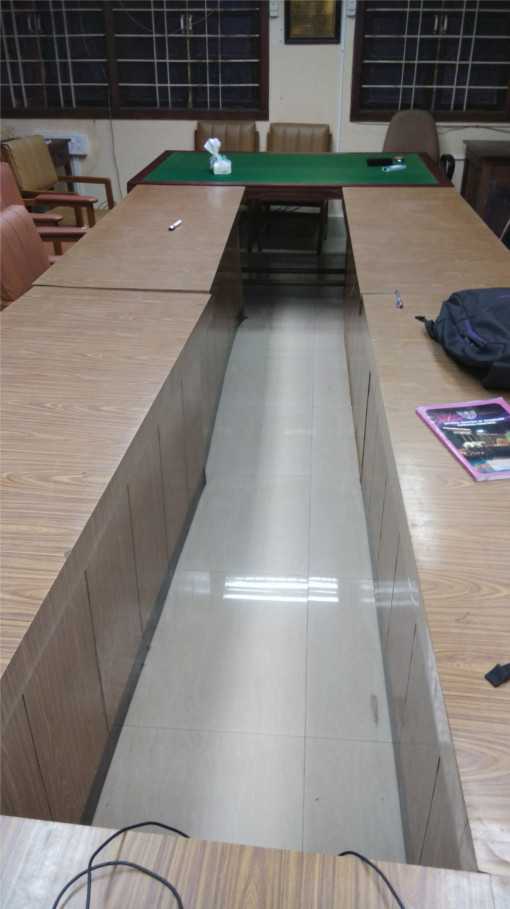
#> input picture Assignment1/HarrisCornerDetector/Inputs/1.jpg, 510 x 909 px
$ python HarrisCornerDetector.py Inputs/1.jpg   (older library calls are emulated)
#> lines starting #> are read from the running program, lines starting #| are printed output that depends on the picture
import cv2
import matplotlib.pyplot as plt
import matplotlib.image as mpimg
import numpy as np
from scipy import ndimage
import math
from scipy.misc import imsave
import sys

# Input : python HarrisCornerDetector.py img window_size std ksize_x ksize_y k tf

# img : Input image path
# window_size : dimension of gaussian kernel
# std : standard deviation of gaussian kernel
# ksize_x, ksize_y : dimensions of sobel operator
# k : Harris Detector free parameter
# tf : Thresholding factor

# Output : Image with corners detected using Harris Corner Detector


# Read the image
def readImage(img):
#> called with img = 'Inputs/1.jpg'
    img = cv2.imread(img, 0)
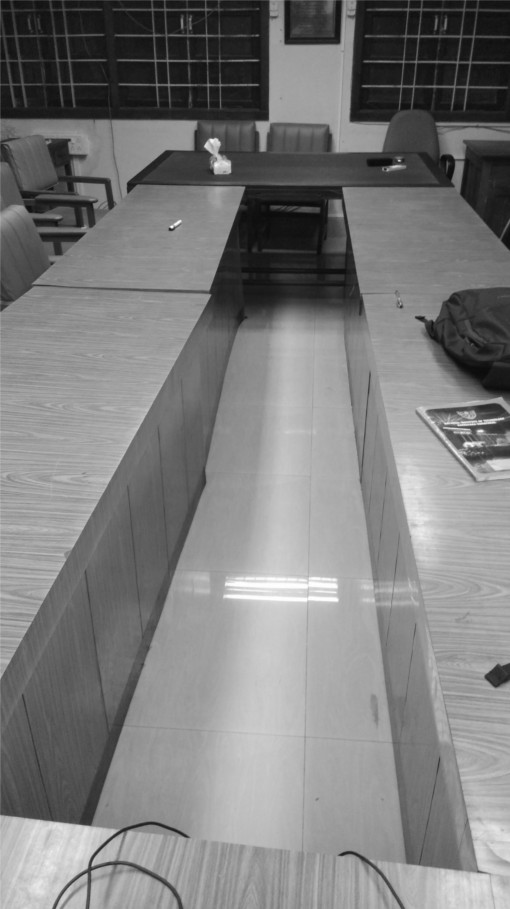
#> img: shape (909, 510); min 8, max 255, mean 124
    return img

# Apply gaussian filter
def gaussianBlur(img, window_size, std):
    img = cv2.GaussianBlur(img,(window_size, window_size), std)
    return img

# Generate gaussian kernel
# [63 lines left out: functions getGaussianKernel, getCornerList, markCorners, not called in this run]

if __name__ == '__main__' :
    args = list(sys.argv)
    img = readImage(args[1])
#> (the run stopped early here; a loop or call above may not have finished)

$ run again, on Assignment1/HarrisCornerDetector/Inputs/2.jpg
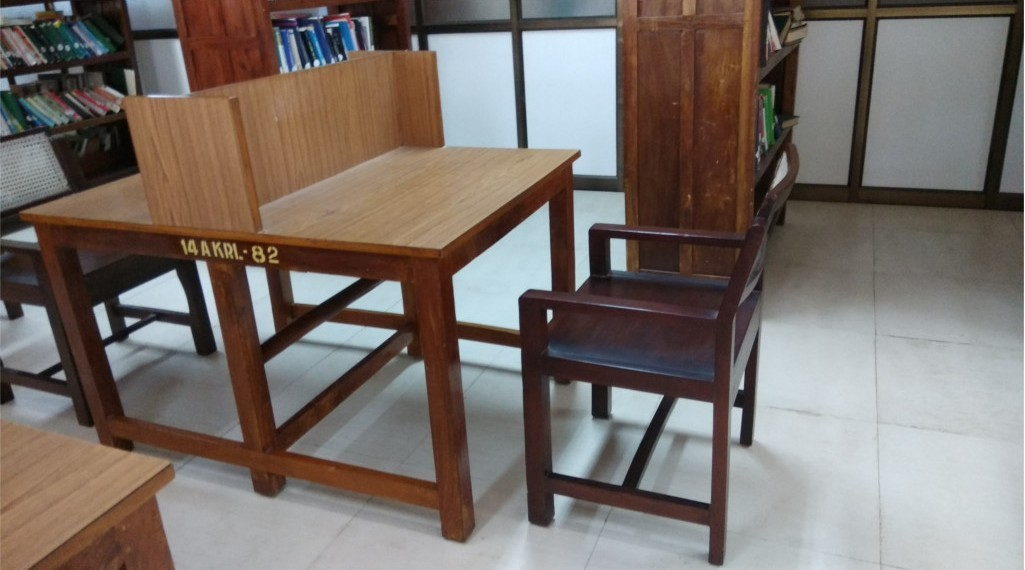
#> input picture Assignment1/HarrisCornerDetector/Inputs/2.jpg, 1025 x 570 px
#> in readImage, `img = cv2.imread(img, 0)`:
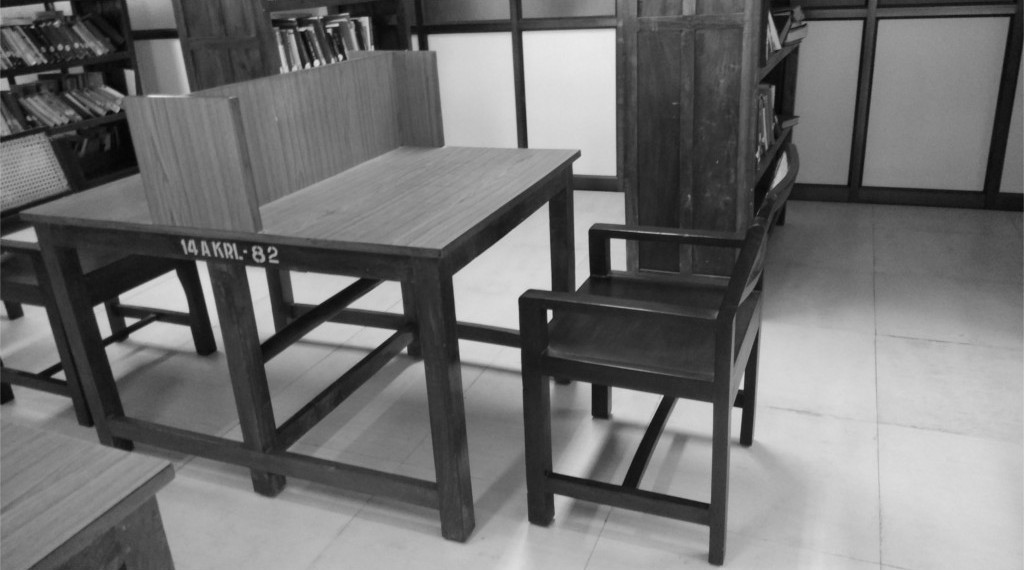
#> img: shape (570, 1025); min 3, max 255, mean 113.7

$ run again, on Assignment1/HarrisCornerDetector/Inputs/3.jpg
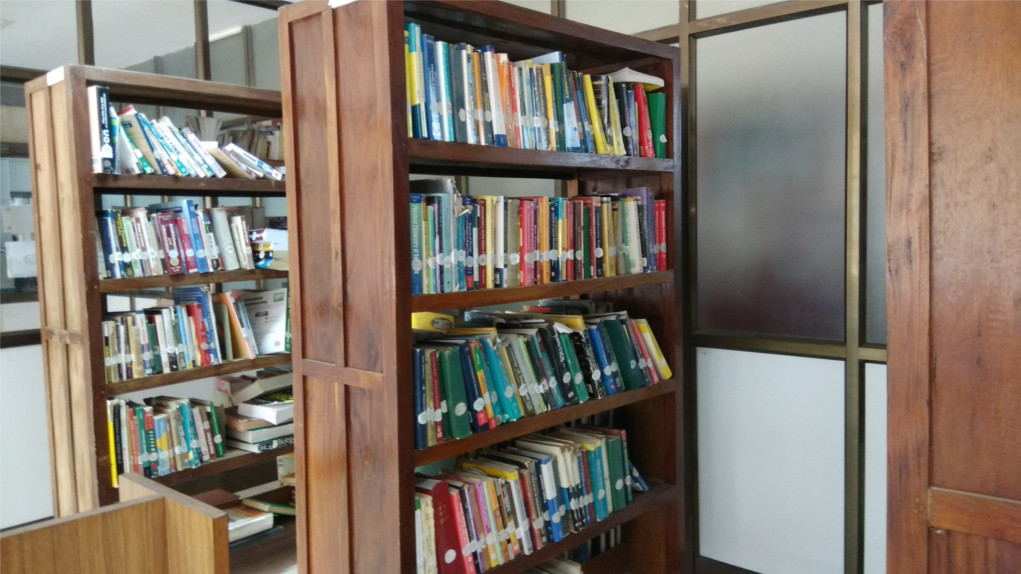
#> input picture Assignment1/HarrisCornerDetector/Inputs/3.jpg, 1021 x 574 px
#> in readImage, `img = cv2.imread(img, 0)`:
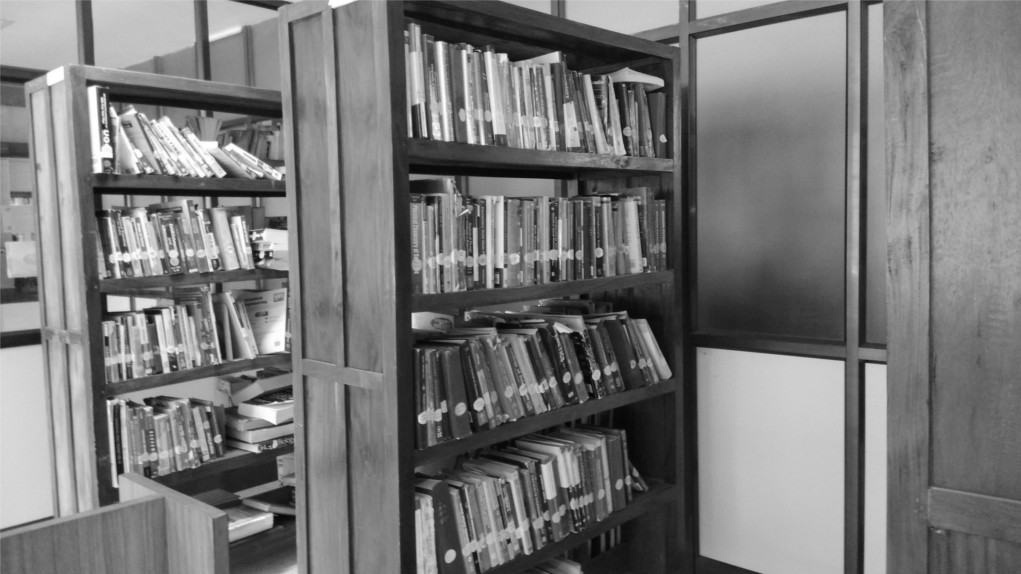
#> img: shape (574, 1021); min 2, max 255, mean 120.3

$ run again, on Assignment1/HarrisCornerDetector/Inputs/4.jpg
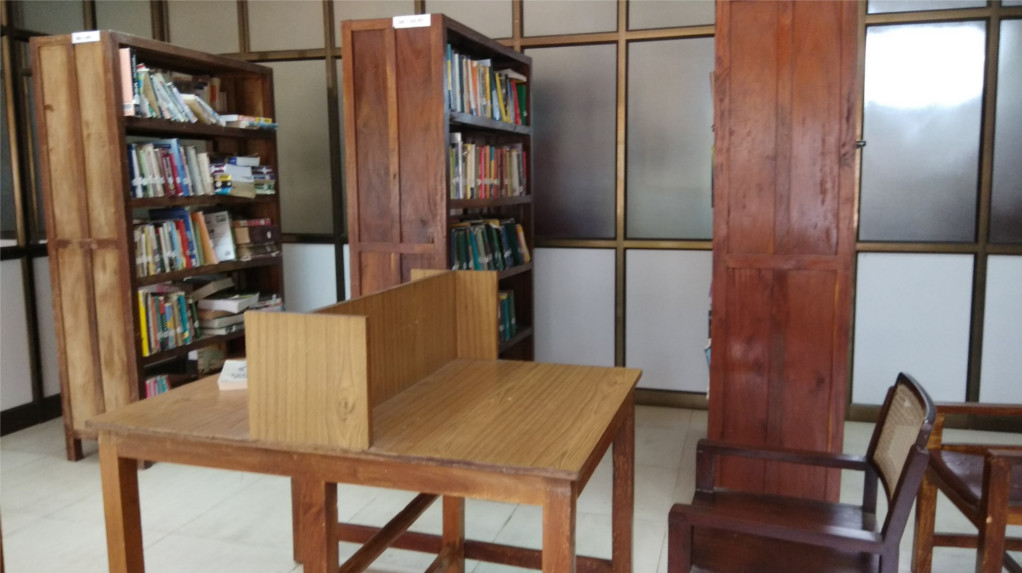
#> input picture Assignment1/HarrisCornerDetector/Inputs/4.jpg, 1022 x 573 px
#> in readImage, `img = cv2.imread(img, 0)`:
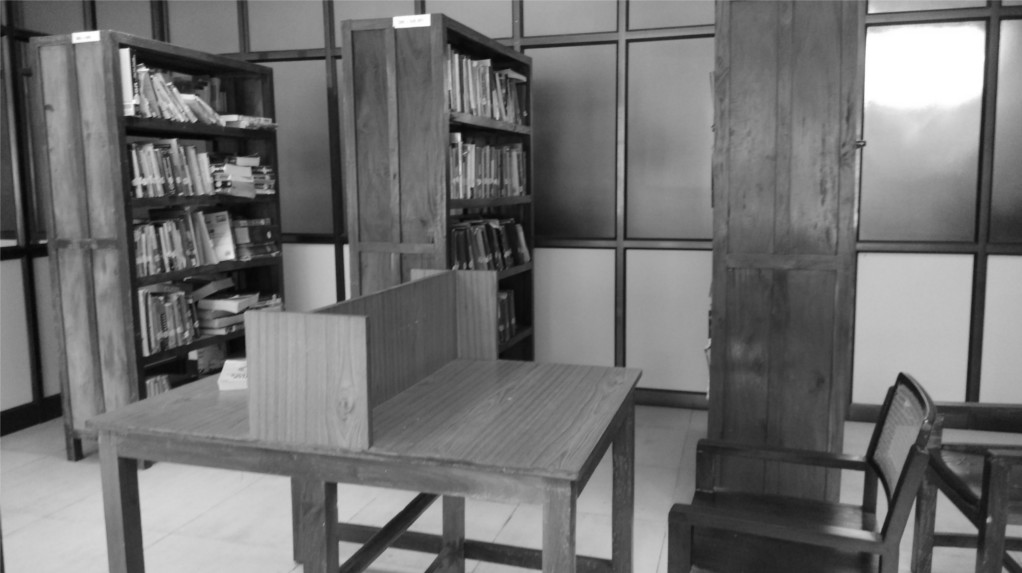
#> img: shape (573, 1022); min 3, max 255, mean 113.5
